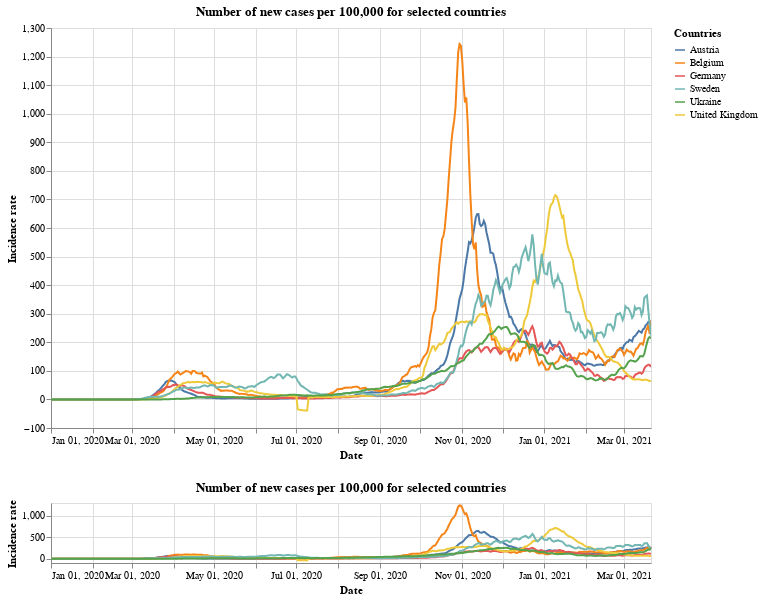

Source (notebook cell):
### Markdown cell above
## New cases per 100,000

### Code cell
#collapse
brush = alt.selection(type='interval', encodings=['x'])

base = alt.Chart(x_small).mark_line().transform_window(
    rolling_mean='sum(new_cases_per)',
    frame=[-7, 0],
    groupby=['id']
).encode(
    x=alt.X("yearmonthdate(date):T",
            axis=alt.Axis(title='Date')
           ),
    y=alt.Y("rolling_mean:Q",
            axis=alt.Axis(title='Incidence rate')
           ),
    tooltip='id',
    color=alt.Color('id', legend=alt.Legend(title="Countries")),
    opacity=alt.condition(leg_selection, alt.value(1), alt.value(0.2))
).add_selection(leg_selection).properties(
    width=600,
    height=400,
    title='Number of new cases per 100,000 for selected countries'
)

upper = base.encode(
    alt.X('yearmonthdate(date):T',axis=alt.Axis(title='Date'),
          scale=alt.Scale(domain=brush))
)

lower = base.properties(
    height=60
).add_selection(brush)

upper & lower

### Figure 1 — Vega-Lite specification as saved in the notebook (floating-point values rounded to 4 significant figures; data arrays with more than 128 entries replaced by an {"elided": "..."} marker saying what was removed)
{"config": {"view": {"continuousWidth": 400, "continuousHeight": 300}}, "vconcat": [{"mark": "line", "encoding": {"color": {"type": "nominal", "field": "id", "legend": {"title": "Countries"}}, "opacity": {"condition": {"value": 1, "selection": "selector001"}, "value": 0.2}, "tooltip": {"type": "nominal", "field": "id"}, "x": {"type": "temporal", "axis": {"title": "Date"}, "field": "date", "scale": {"domain": {"selection": "selector004"}}, "timeUnit": "yearmonthdate"}, "y": {"type": "quantitative", "axis": {"title": "Incidence rate"}, "field": "rolling_mean"}}, "height": 400, "selection": {"selector001": {"type": "multi", "fields": ["id"], "bind": "legend"}}, "title": "Number of new cases per 100,000 for selected countries", "transform": [{"window": [{"op": "sum", "field": "new_cases_per", "as": "rolling_mean"}], "frame": [-7, 0], "groupby": ["id"]}], "width": 600}, {"mark": "line", "encoding": {"color": {"type": "nominal", "field": "id", "legend": {"title": "Countries"}}, "opacity": {"condition": {"value": 1, "selection": "selector001"}, "value": 0.2}, "tooltip": {"type": "nominal", "field": "id"}, "x": {"type": "temporal", "axis": {"title": "Date"}, "field": "date", "timeUnit": "yearmonthdate"}, "y": {"type": "quantitative", "axis": {"title": "Incidence rate"}, "field": "rolling_mean"}}, "height": 60, "selection": {"selector001": {"type": "multi", "fields": ["id"], "bind": "legend"}, "selector004": {"type": "interval", "encodings": ["x"]}}, "title": "Number of new cases per 100,000 for selected countries", "transform": [{"window": [{"op": "sum", "field": "new_cases_per", "as": "rolling_mean"}], "frame": [-7, 0], "groupby": ["id"]}], "width": 600}], "data": {"name": "data-931b29416c6f65530d089738088076c4"}, "$schema": "https://vega.github.io/schema/vega-lite/v4.8.1.json", "datasets": {"data-931b29416c6f65530d089738088076c4": {"elided": "2676 records"}}}
